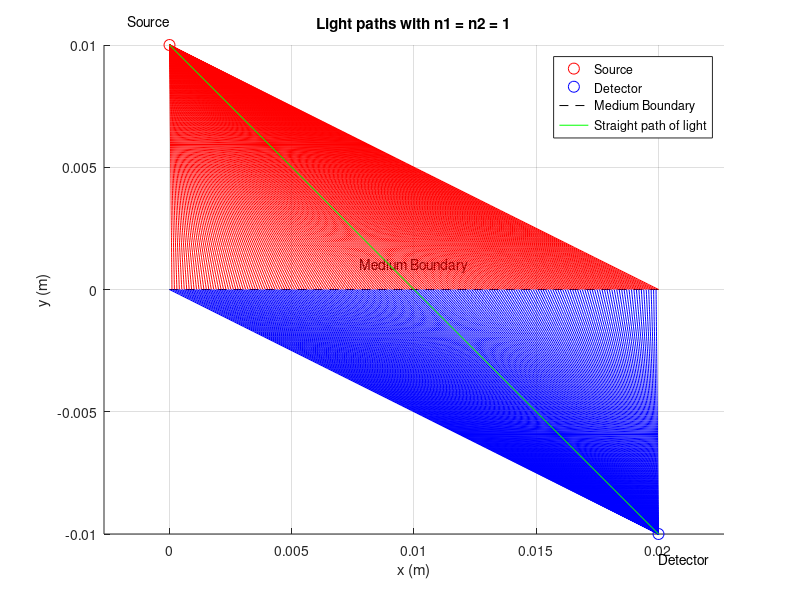
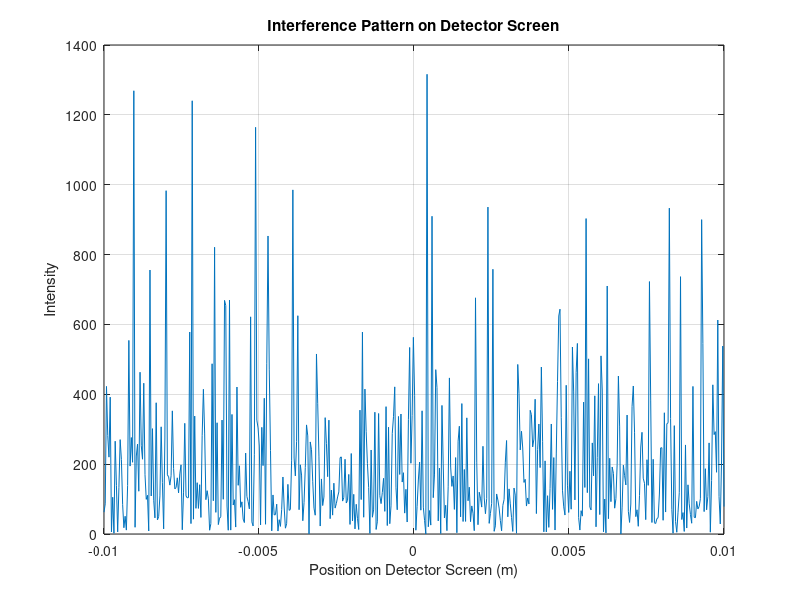

MATLAB code to generate these figures, in order:
% Constants
lambda = 630e-9; % Wavelength in meters
k1 = 2 * pi / lambda; % Wavenumber in the first medium
n1 = 1; % Refractive index of the first medium
n2 = 1.5; % Refractive index of the second medium
k2 = n2 * k1; % Wavenumber in the second medium

% Geometry
h1 = 0.01; % Distance from source to medium boundary (in meters)
h2 = 0.01; % Distance from medium boundary to detector (in meters)
d = 0.02; % Total distance (in meters)
num_segments = 200; % Number of 1mm segments
x = linspace(0, d, num_segments); % x-axis divided into segments

% Initialize array for amplitudes
amplitudes = zeros(size(x));

% Calculate amplitudes for each path
for i = 1:length(x)
    % Distance in the first medium
    s1 = sqrt(x(i)^2 + h1^2);
    % Distance in the second medium
    s2 = sqrt((d - x(i))^2 + h2^2);
    % Calculate the complex amplitude
    E = exp(1i * k1 * s1) * exp(1i * k2 * s2);
    amplitudes(i) = E;
end

% Sum the amplitudes to get the resultant field
resultant_field = sum(amplitudes);

% Plot the geometry and light paths
figure;
hold on;

% Plot the source
plot(0, h1, 'ro', 'MarkerSize', 8, 'DisplayName', 'Source');
text(0, h1 + 0.001, 'Source', 'HorizontalAlignment', 'right');

% Plot the detector
plot(d, -h2, 'bo', 'MarkerSize', 8, 'DisplayName', 'Detector');
text(d, -h2 - 0.001, 'Detector', 'HorizontalAlignment', 'left');

% Plot the medium boundary
plot([0 d], [0 0], 'k--', 'DisplayName', 'Medium Boundary');
text(d / 2, 0.001, 'Medium Boundary', 'HorizontalAlignment', 'center');

% Plot the light paths for different x
for i = 1:length(x)
    % Points in first medium
    x1 = linspace(0, x(i), 100);
    y1 = h1 * (1 - x1 / x(i));
    plot(x1, y1, 'r-', 'HandleVisibility', 'off');

    % Points in second medium
    x2 = linspace(x(i), d, 100);
    y2 = -h2 * (x2 - x(i)) / (d - x(i));
    plot(x2, y2, 'b-', 'HandleVisibility', 'off');
end

% Plot a straight path as a reference
plot([0 d], [h1 -h2], 'g-', 'LineWidth', 0.5, 'DisplayName', 'Straight path of light');
theta_straight = atan((h1 + h2) / d);
eqn_straight = sprintf('y = %.2f * x + %.2f', tan(theta_straight), h1);
%text(d/2, (h1 - h2)/2, ['Straight Path: ' eqn_straight], 'HorizontalAlignment', 'center', 'VerticalAlignment', 'bottom');

title('Light paths with n1 = n2 = 1');
xlabel('x (m)');
ylabel('y (m)');
legend;
grid on;
axis equal;
hold off;

% Display the resultant field
disp('Resultant field:');
disp(resultant_field);


%%

% Define the observation points on the detector screen
obs_points = linspace(-0.01, 0.01, 500); % Observation points on the screen

% Initialize intensity array
intensity = zeros(size(obs_points));

% Calculate the Huygens-Fresnel principle
for i = 1:length(obs_points)
    % Initialize the resultant field for each observation point
    resultant_field = 0;
    for j = 1:length(x)
        % Calculate distances
        s1 = sqrt(x(j)^2 + h1^2);
        s2 = sqrt((d - x(j))^2 + (obs_points(i) + h2)^2);
        % Calculate the complex amplitude
        E = exp(1i * k1 * s1) * exp(1i * k2 * s2);
        resultant_field = resultant_field + E;
    end
    % Calculate the intensity
    intensity(i) = abs(resultant_field)^2;
end

% Plot the intensity pattern
figure;
plot(obs_points, intensity);
title('Interference Pattern on Detector Screen');
xlabel('Position on Detector Screen (m)');
ylabel('Intensity');
grid on;
